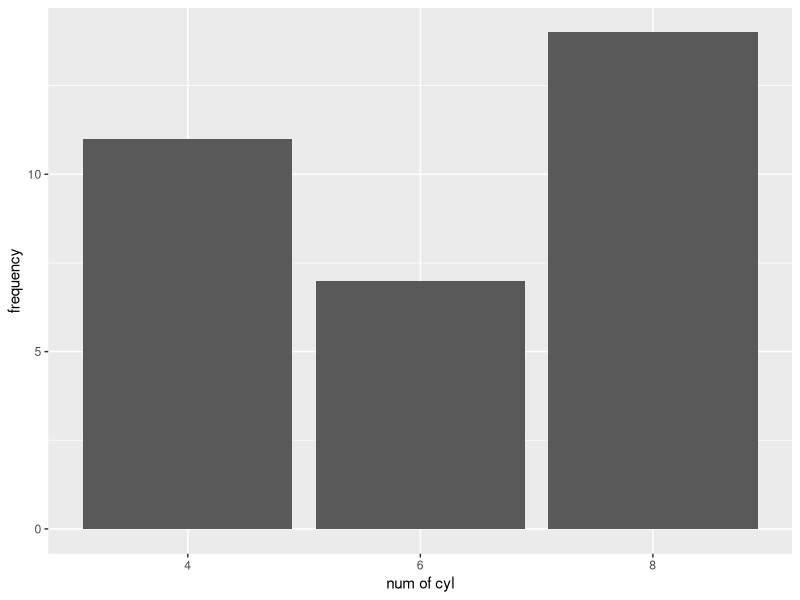
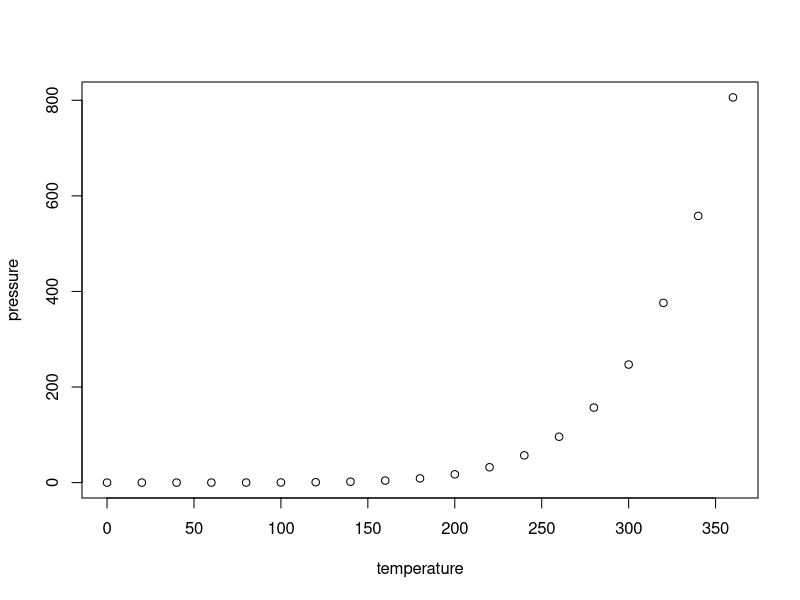

These charts were generated, in order, by the following R code:
## ---- chunk 1
knitr::opts_chunk$set(echo = TRUE)
## ---- chunk 2
library(ggplot2)
data("mtcars")
ggplot(mtcars,aes(x=factor(cyl)))+
  geom_bar() +
  xlab("num of cyl")+
  ylab("frequency")
## ---- chunk 3
plot(pressure)
